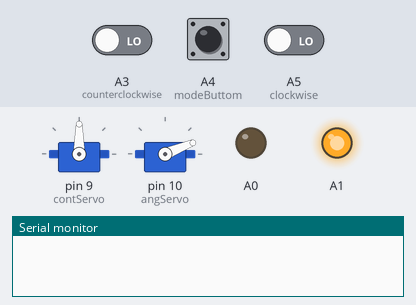
This sketch was run on a simulated Arduino Uno, built with avr-gcc and run on an emulated ATmega328P. Parts: 2 × servo, output pins drawn as LEDs (lit = HIGH), the last lines printed to the serial monitor. The inputs (shaded band) are chosen by the test bench; at power-on: A5 (clockwise) LOW, A3 (counterclockwise) LOW, A4 (modeButtom) LOW.

Above: at 1.2 s.
1.3 s: A5 (clockwise) driven HIGH
At 2.07 s:
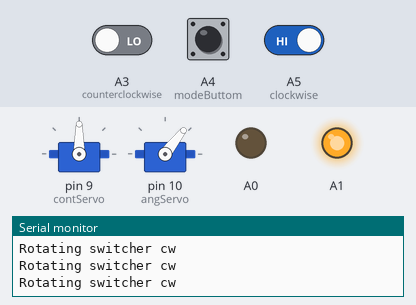
4.3 s: A3 (counterclockwise) driven HIGH
At 4.6 s:
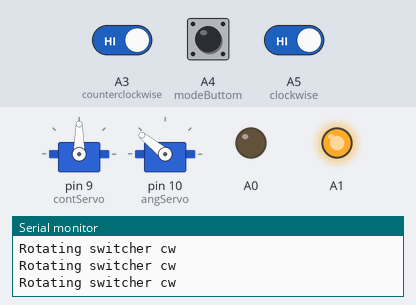
5.8 s: A3 (counterclockwise) driven LOW
At 7.0 s:
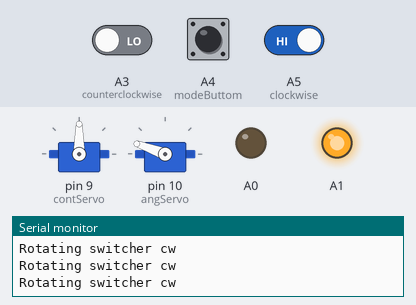
7.7 s: A4 (modeButtom) pulled HIGH for 0.15 s
At 7.8 s:
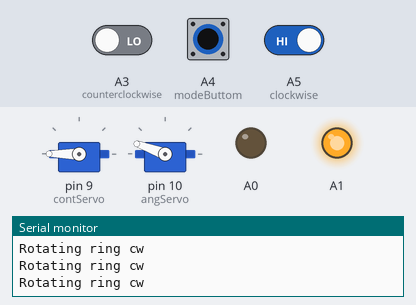
9.3 s: A4 (modeButtom) pulled HIGH for 3.2 s
At 13.6 s:
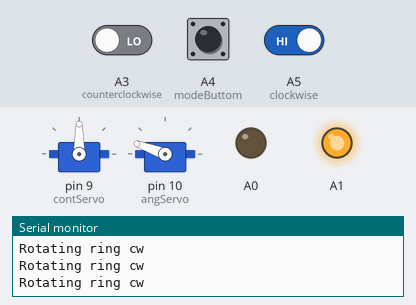
14.0 s: A3 (counterclockwise) driven HIGH and A4 (modeButtom) driven HIGH and A5 (clockwise) driven LOW
At 15.4 s:
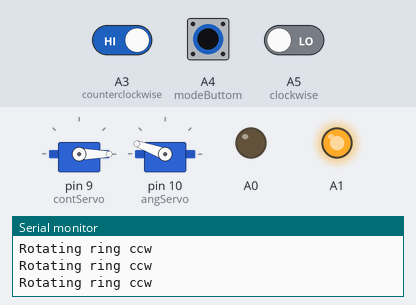
Timing chart, 0 to 16.5 s (numbered marks = the images above; inputs shaded):
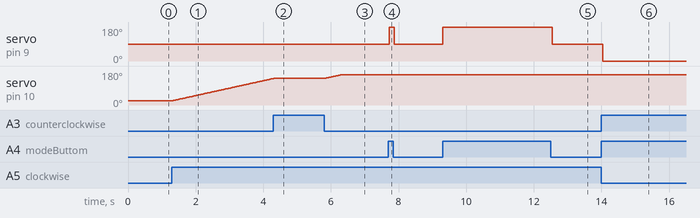

The sketch:

DEA6210_ConfinedSpace_Code.ino
```cpp
#include <Servo.h>

int clockwise = A5;
int counterclockwise = A3;
int modeButtom = A4;
bool cwState = false;
bool ccwState = false;
bool modeState = false;
Servo contServo;
Servo angServo;
int pos1 = 22;
int pos2 = 160;;
int pos = pos1;


void setup() {
  // Initialize serial communication at 9600 bits per second:
  Serial.begin(9600);

  // Initializes pins to input/output and to needed values
  pinMode(clockwise, INPUT);
  pinMode(counterclockwise, INPUT);
  pinMode(modeButtom, INPUT);
  pinMode(A1,OUTPUT);
  digitalWrite(A1,HIGH);
  pinMode(A0,OUTPUT);
  digitalWrite(A0,LOW);

  // Initializes servo output pins (of the OSEPP Shield)
  contServo.attach(9);
  angServo.attach(10);

  //Initializes position of angular servo (watch your fingers!)
  angServo.write(pos1);
}

void loop() {

  // Read input pins
  for (int i=0; i<5; i++){
    cwState = cwState || (digitalRead(clockwise)==HIGH);
    ccwState = ccwState || (digitalRead(counterclockwise)==HIGH);
    modeState = modeState || (digitalRead(modeButtom)==HIGH);
    delay(5);
  }

  //Cont. Servo Values: Forward = 180, Reverse = 0, Stop = 90
  //Ang. Servo Values: 22 or 158 (only)

  if ((cwState && ccwState) || (!cwState && !ccwState)){
    // If both (or neither) directions, do nothing
    contServo.write(90); //Stops continuous servo

  } else if (!modeState) {
    //If the mode button is pressed, control angular servo
    contServo.write(90); //Stops continuous servo
    if (cwState && (pos < pos2)) {
      pos += 1;
      angServo.write(pos);
      Serial.println("Rotating switcher cw");
    }
    if (ccwState && (pos > pos1)) {
      pos -= 1;
      angServo.write(pos);
      Serial.println("Rotating switcher ccw");
    }
  } else if ((pos == pos1) || (pos == pos2)) {
    // If mode button isn't pressed, control the outer ring
    // ONLY IF ANGULAR SERVO IS IN CORRECT POSITION
    if (cwState) {
      contServo.write(180);
      Serial.println("Rotating ring cw");
    }
    if (ccwState) {
      contServo.write(0);
      Serial.println("Rotating ring ccw");
    }
  }

  // Reset pin states
  cwState = false;
  ccwState = false;
  modeState = false;

}
```

Measured:
- after the input at 1.3 s, servo on pin 10 (angServo): moves from 22° to 140° over 3.0 s, starting at once
- after the input at 4.3 s, servo on pin 10 (angServo): goes on until 4.3 s, then stays 141°
- after the input at 5.8 s, servo on pin 10 (angServo): moves from 141° to 160° over 0.46 s, starting at once
- after the input at 7.7 s, servo on pin 9 (contServo): 90° → 180° at once, → 90° 0.15 s later
- after the input at 9.3 s, servo on pin 9 (contServo): 90° → 180° at once, → 90° 3.2 s later
- after the input at 14.0 s, servo on pin 9 (contServo): 90° → 0° at once
